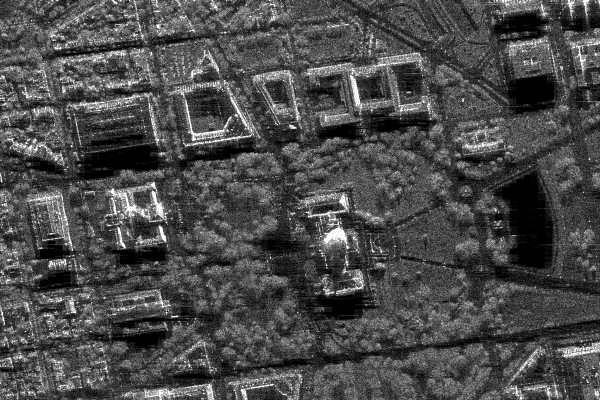
#> input picture lab1/sar_1_gray.jpg, 600 x 400 px
$ python lab1.py
#> lines starting #> are read from the running program, lines starting #| are printed output that depends on the picture
import numpy as np
import cv2
import matplotlib.pyplot as plt

# 1. Загрузите изображение в оттенках серого sar_1_gray.jpg
try:
    image_gray = cv2.imread('sar_1_gray.jpg', cv2.IMREAD_GRAYSCALE)
#> image_gray is the input picture: shape (400, 600); min 0, max 255, mean 74.9
    if image_gray is None:
        raise FileNotFoundError
except:
    print("Файл sar_1_gray.jpg не найден, создаем тестовое изображение")
    # Создаем тестовое изображение с градиентом
    image_gray = np.zeros((256, 256), dtype=np.uint8)
    for i in range(256):
        image_gray[:, i] = i

print(f"Размер изображения: {image_gray.shape}")
#| Размер изображения: (400, 600)
print(f"Диапазон значений: [{image_gray.min()}, {image_gray.max()}]")
#| Диапазон значений: [0, 255]

# 2. Постройте гистограмму
plt.figure(figsize=(15, 10))

# Исходное изображение и его гистограмма
plt.subplot(2, 4, 1)
plt.imshow(image_gray, cmap='gray')
plt.title('Исходное изображение')
plt.axis('off')

plt.subplot(2, 4, 2)
plt.hist(image_gray.ravel(), bins=256, range=[0, 256], alpha=0.7, color='blue')
plt.title('Гистограмма исходного изображения')
plt.xlabel('Интенсивность')
plt.ylabel('Частота')

# 3. Реализуйте алгоритм гамма коррекции с параметром гамма <1, >1
def gamma_correction(image, gamma):
    # Нормализуем изображение в диапазон [0, 1]
    image_normalized = image.astype(np.float32) / 255.0
    # Применяем гамма-коррекцию
    corrected = np.power(image_normalized, gamma)
    # Возвращаем в диапазон [0, 255]
    return (corrected * 255).astype(np.uint8)

# Гамма < 1 (увеличивает яркость)
gamma_low = 0.5
image_gamma_low = gamma_correction(image_gray, gamma_low)

# Гамма > 1 (уменьшает яркость)
gamma_high = 2.0
image_gamma_high = gamma_correction(image_gray, gamma_high)

# Отображение гамма-коррекции
plt.subplot(2, 4, 3)
plt.imshow(image_gamma_low, cmap='gray')
plt.title(f'Гамма-коррекция (γ={gamma_low})')
plt.axis('off')

plt.subplot(2, 4, 4)
plt.hist(image_gamma_low.ravel(), bins=256, range=[0, 256], alpha=0.7, color='green')
plt.title(f'Гистограмма (γ={gamma_low})')
plt.xlabel('Интенсивность')

plt.subplot(2, 4, 5)
plt.imshow(image_gamma_high, cmap='gray')
plt.title(f'Гамма-коррекция (γ={gamma_high})')
plt.axis('off')

plt.subplot(2, 4, 6)
plt.hist(image_gamma_high.ravel(), bins=256, range=[0, 256], alpha=0.7, color='red')
plt.title(f'Гистограмма (γ={gamma_high})')
plt.xlabel('Интенсивность')

plt.tight_layout()
plt.show()
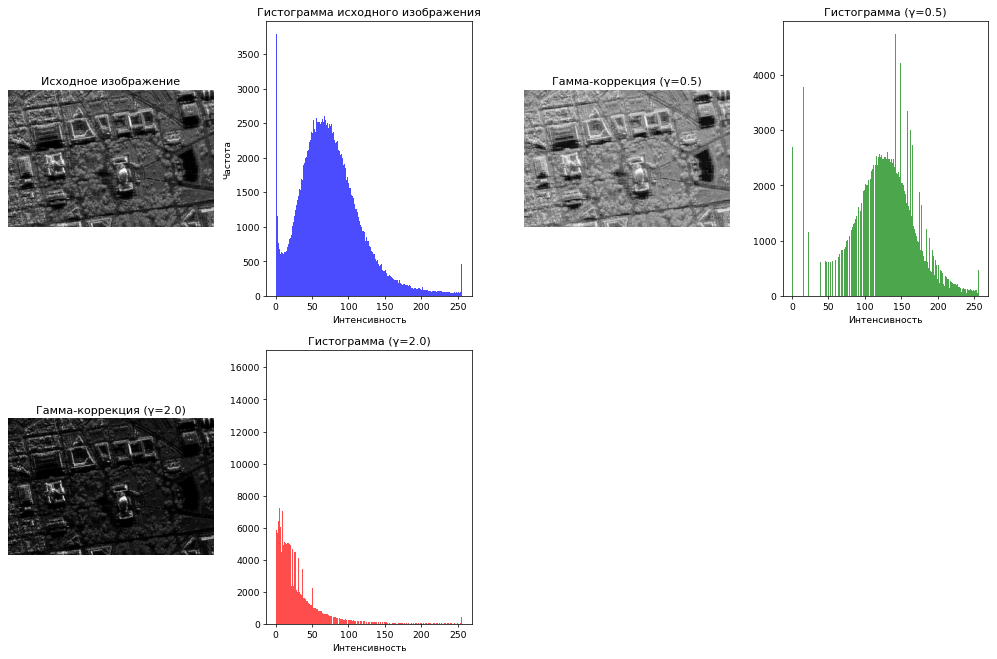
#> figure drawn by matplotlib, 6 panels; panel 2: tallest bar 3786 high, from x = 1 to 2; panel 4: tallest bar 4736 high, from x = 141 to 142; panel 6: tallest bar 16287 high, from x = 0 to 1

# 4. Сравните исходное изображение, скорректированное при помощи гамма-фильтра. MSE, SSIM.
def calculate_mse(img1, img2):
    """Вычисляет Mean Squared Error между двумя изображениями"""
    return np.mean((img1.astype(float) - img2.astype(float)) ** 2)

def calculate_ssim(img1, img2):
    """Упрощенная реализация SSIM (Structural Similarity Index)"""
    # Константы для стабильности
    C1 = (0.01 * 255) ** 2
    C2 = (0.03 * 255) ** 2

    img1 = img1.astype(float)
    img2 = img2.astype(float)

    # Вычисляем средние значения
    mu1 = cv2.GaussianBlur(img1, (11, 11), 1.5)
    mu2 = cv2.GaussianBlur(img2, (11, 11), 1.5)

    # Вычисляем дисперсии и ковариацию
    mu1_sq = mu1 ** 2
    mu2_sq = mu2 ** 2
    mu1_mu2 = mu1 * mu2

    sigma1_sq = cv2.GaussianBlur(img1 ** 2, (11, 11), 1.5) - mu1_sq
    sigma2_sq = cv2.GaussianBlur(img2 ** 2, (11, 11), 1.5) - mu2_sq
    sigma12 = cv2.GaussianBlur(img1 * img2, (11, 11), 1.5) - mu1_mu2

    # Вычисляем SSIM
    numerator = (2 * mu1_mu2 + C1) * (2 * sigma12 + C2)
    denominator = (mu1_sq + mu2_sq + C1) * (sigma1_sq + sigma2_sq + C2)

    ssim_map = numerator / denominator
    return np.mean(ssim_map)

def compare_images(original, corrected, title):
    mse = calculate_mse(original, corrected)
    ssim = calculate_ssim(original, corrected)

    print(f"\n{title}:")
    print(f"MSE: {mse:.4f}")
    print(f"SSIM: {ssim:.4f}")

    return mse, ssim

# Сравнение с гамма < 1
mse_low, ssim_low = compare_images(image_gray, image_gamma_low,
                                  f"Сравнение с γ={gamma_low}")
#> in compare_images, `mse = calculate_mse(original, corrected)`: mse = 3250.4
#> in calculate_ssim, `mu1_mu2 = mu1 * mu2`:
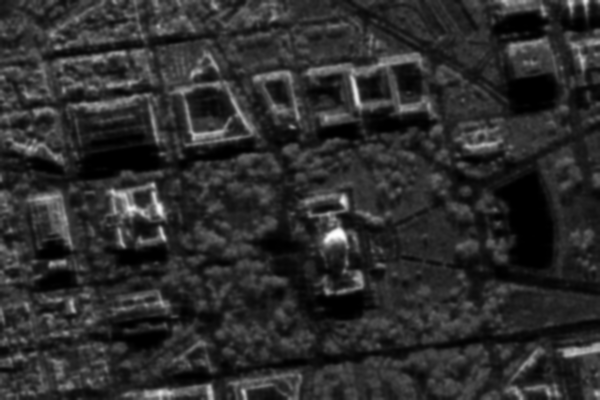
#> mu1_mu2: shape (400, 600) float64; min 0.47, max 61697.5, mean 10929.3; drawn with min black and max white
#> in compare_images, `ssim = calculate_ssim(original, corrected)`: ssim = 0.783
#| MSE: 3250.4291
#| SSIM: 0.7827
#> mse_low = 3250.4; ssim_low = 0.783

# Сравнение с гамма > 1
mse_high, ssim_high = compare_images(image_gray, image_gamma_high,
                                    f"Сравнение с γ={gamma_high}")
#> in calculate_ssim (call 2), `ssim_map = numerator / denominator`:
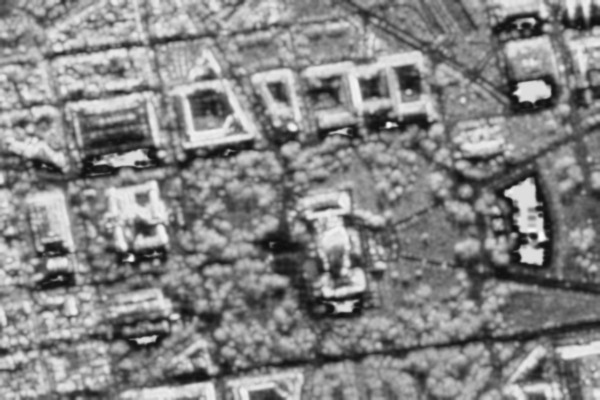
#> ssim_map: shape (400, 600) float64; min 0.0519, max 0.992, mean 0.519
#| MSE: 2383.7636
#| SSIM: 0.5194
#> mse_high = 2383.8; ssim_high = 0.519

# 5. Реализуйте алгоритм статистической цветокоррекции на основе статистики eq_gray
def statistical_color_correction(image, target_mean=None, target_std=None):
    """
    Статистическая цветокоррекция на основе целевых статистик
    """
    # Вычисляем текущие статистики
    current_mean = np.mean(image)
    current_std = np.std(image)

    # Если целевые статистики не заданы, используем равномерное распределение
    if target_mean is None:
        target_mean = 128
    if target_std is None:
        target_std = 64

    # Применяем линейное преобразование
    corrected = (image - current_mean) * (target_std / current_std) + target_mean

    # Обрезаем значения в диапазон [0, 255]
    corrected = np.clip(corrected, 0, 255)

    return corrected.astype(np.uint8)

# Применяем статистическую коррекцию
image_stat_corrected = statistical_color_correction(image_gray)
#> in statistical_color_correction, `current_mean = np.mean(image)`: current_mean = 74.94
#> in statistical_color_correction, `current_std = np.std(image)`: current_std = 43.66
#> in statistical_color_correction, `corrected = np.clip(corrected, 0, 255)`:
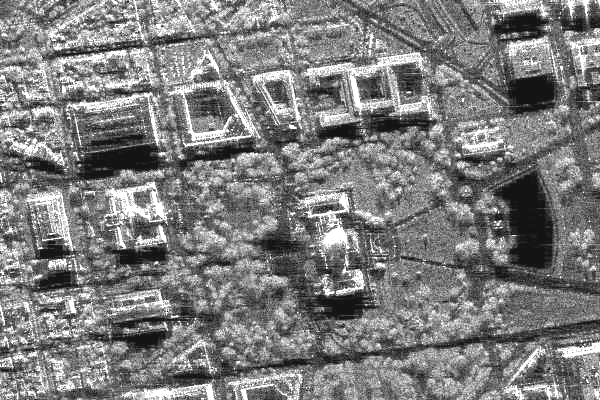
#> corrected: shape (400, 600) float64; min 18.14, max 255, mean 125.8

# Создаем эталонное изображение с равномерной гистограммой
eq_gray = cv2.equalizeHist(image_gray)
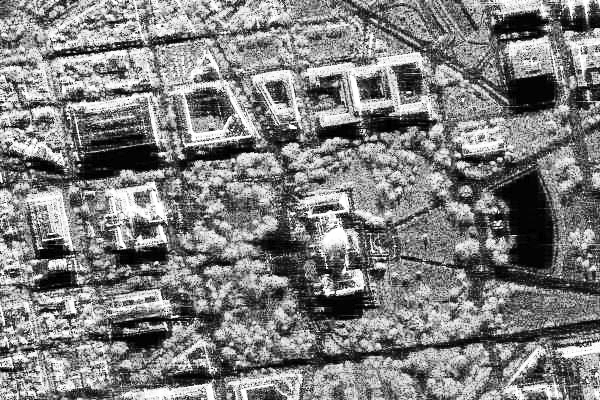
#> eq_gray: shape (400, 600); min 0, max 255, mean 127
image_stat_eq = statistical_color_correction(image_gray,
                                           target_mean=np.mean(eq_gray),
                                           target_std=np.std(eq_gray))

# Отображение статистической коррекции
plt.figure(figsize=(15, 5))

plt.subplot(1, 3, 1)
plt.imshow(image_stat_corrected, cmap='gray')
plt.title('Статистическая коррекция')
plt.axis('off')

plt.subplot(1, 3, 2)
plt.imshow(eq_gray, cmap='gray')
plt.title('Эталон (эквализация)')
plt.axis('off')

plt.subplot(1, 3, 3)
plt.imshow(image_stat_eq, cmap='gray')
plt.title('Коррекция по эталону')
plt.axis('off')

plt.tight_layout()
plt.show()

# Сравнение статистической коррекции
mse_stat, ssim_stat = compare_images(image_gray, image_stat_corrected,
                                   "Статистическая коррекция")
#> in calculate_ssim (call 3), `denominator = (mu1_sq + mu2_sq + C1) * (sigma1_sq + sigma2_sq + C2)`:
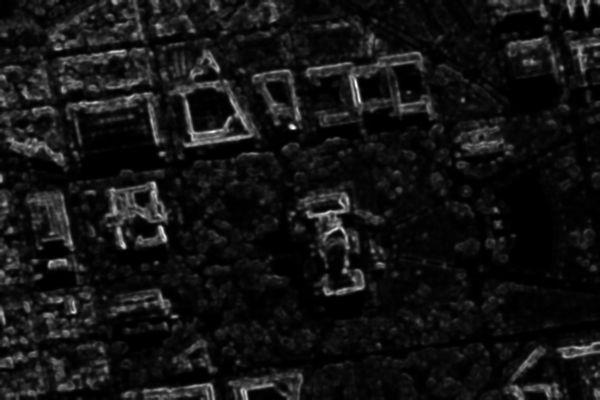
#> denominator: shape (400, 600) float64; min 19906.4, max 857421543.7, mean 68198003.3; drawn with min black and max white
#> in calculate_ssim (call 3), `ssim_map = numerator / denominator`:
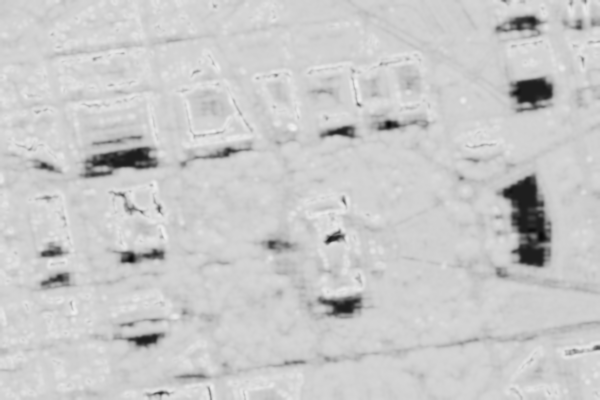
#> ssim_map: shape (400, 600) float64; min 0.0388, max 0.946, mean 0.791
#| MSE: 2843.0517
#| SSIM: 0.7911
#> mse_stat = 2843.1; ssim_stat = 0.791

mse_stat_eq, ssim_stat_eq = compare_images(image_gray, image_stat_eq,
                                         "Коррекция по эталону")
#| MSE: 2946.7009
#| SSIM: 0.7849
#> mse_stat_eq = 2946.7; ssim_stat_eq = 0.785

# 6. Протестируйте работу алгоритмов пороговой фильтрации с различными параметрами
def apply_threshold(image, threshold_type, param1=127, param2=255):
    """
    Применяет различные типы пороговой фильтрации
    """
    if threshold_type == 'binary':
        _, result = cv2.threshold(image, param1, param2, cv2.THRESH_BINARY)
    elif threshold_type == 'binary_inv':
        _, result = cv2.threshold(image, param1, param2, cv2.THRESH_BINARY_INV)
    elif threshold_type == 'trunc':
        _, result = cv2.threshold(image, param1, param2, cv2.THRESH_TRUNC)
    elif threshold_type == 'tozero':
        _, result = cv2.threshold(image, param1, param2, cv2.THRESH_TOZERO)
    elif threshold_type == 'tozero_inv':
        _, result = cv2.threshold(image, param1, param2, cv2.THRESH_TOZERO_INV)
    elif threshold_type == 'otsu':
        _, result = cv2.threshold(image, 0, param2, cv2.THRESH_BINARY + cv2.THRESH_OTSU)
    elif threshold_type == 'adaptive_mean':
        result = cv2.adaptiveThreshold(image, param2, cv2.ADAPTIVE_THRESH_MEAN_C,
                                      cv2.THRESH_BINARY, param1, 2)
    elif threshold_type == 'adaptive_gaussian':
        result = cv2.adaptiveThreshold(image, param2, cv2.ADAPTIVE_THRESH_GAUSSIAN_C,
                                      cv2.THRESH_BINARY, param1, 2)
    else:
        result = image

    return result

# Тестируем различные методы пороговой фильтрации
threshold_methods = [
    ('binary', 'Бинарная', 127),
    ('binary_inv', 'Инверсная бинарная', 127),
    ('trunc', 'Усечение', 127),
    ('tozero', 'К нулю', 127),
    ('tozero_inv', 'Инверсная к нулю', 127),
    ('otsu', 'Оцу', 255),
    ('adaptive_mean', 'Адаптивная (среднее)', 11),
    ('adaptive_gaussian', 'Адаптивная (Гаусс)', 11)
]

# Применяем пороговую фильтрацию и отображаем результаты
plt.figure(figsize=(20, 10))

for i, (method, title, param) in enumerate(threshold_methods):
    thresholded = apply_threshold(image_gray, method, param)

    plt.subplot(2, 4, i+1)
    plt.imshow(thresholded, cmap='gray')
    plt.title(title)
    plt.axis('off')

plt.tight_layout()
plt.show()

# Анализ пороговой фильтрации
print("\n" + "="*50)
print("АНАЛИЗ ПОРОГОВОЙ ФИЛЬТРАЦИИ")
print("="*50)

for method, title, param in threshold_methods:
    thresholded = apply_threshold(image_gray, method, param)

    # Вычисляем процент черных и белых пикселей
    black_pixels = np.sum(thresholded == 0)
    white_pixels = np.sum(thresholded == 255)
    total_pixels = thresholded.size

    print(f"\n{title}:")
    print(f"Черные пиксели: {black_pixels/total_pixels*100:.1f}%")
    print(f"Белые пиксели: {white_pixels/total_pixels*100:.1f}%")
#> this loop made 8 passes
#> (black_pixels, white_pixels) on passes 1 to 8: (215008, 24992), (24992, 215008), (2689, 0), (215008, 460), (27681, 0), (156011, 83989), (126876, 113124), (122221, 117779)
#> (printed output is left out)

# Сводная таблица результатов
print("\n" + "="*50)
print("СВОДНАЯ ТАБЛИЦА РЕЗУЛЬТАТОВ")
print("="*50)

results = [
    ("Исходное изображение", "-", "-"),
    (f"Гамма-коррекция (γ={gamma_low})", f"{mse_low:.4f}", f"{ssim_low:.4f}"),
    (f"Гамма-коррекция (γ={gamma_high})", f"{mse_high:.4f}", f"{ssim_high:.4f}"),
    ("Статистическая коррекция", f"{mse_stat:.4f}", f"{ssim_stat:.4f}"),
    ("Коррекция по эталону", f"{mse_stat_eq:.4f}", f"{ssim_stat_eq:.4f}")
]
#> results = [('Исходное изображение', '-', '-'), ('Гамма-коррекция (γ=0.5)', '3250.4291', '0.7827'), ('Гамма-коррекция (γ=2.0)', '2383.7636', '0.5194'), ('Статистическая коррекция', '2843.0517', '0.7911'), ('Коррекция по эталону', '2946.7009', '0.7849')]

print("\n{:<30} {:<10} {:<10}".format("Метод", "MSE", "SSIM"))
print("-" * 50)
for method, mse, ssim in results:
    print("{:<30} {:<10} {:<10}".format(method, mse, ssim))
#> this loop made 5 passes
#> (method, mse, ssim) on passes 1 to 5: ('Исходное изображение', '-', '-'), ('Гамма-коррекция (γ=0.5)', '3250.4291', '0.7827'), ('Гамма-коррекция (γ=2.0)', '2383.7636', '0.5194'), ('Статистическая коррекция', '2843.0517', '0.7911'), ('Коррекция по эталону', '2946.7009', '0.7849')
#| Исходное изображение           -          -
#| Гамма-коррекция (γ=0.5)        3250.4291  0.7827
#| Гамма-коррекция (γ=2.0)        2383.7636  0.5194
#| Статистическая коррекция       2843.0517  0.7911
#| Коррекция по эталону           2946.7009  0.7849

# Дополнительная визуализация гистограмм всех методов
plt.figure(figsize=(15, 10))

images = [
    (image_gray, 'Исходное'),
    (image_gamma_low, f'Гамма γ={gamma_low}'),
    (image_gamma_high, f'Гамма γ={gamma_high}'),
    (image_stat_corrected, 'Стат. коррекция'),
    (eq_gray, 'Эквализация'),
    (image_stat_eq, 'Коррекция по эталону')
]

for i, (img, title) in enumerate(images):
    plt.subplot(2, 3, i+1)
    plt.hist(img.ravel(), bins=256, range=[0, 256], alpha=0.7)
    plt.title(title)
    plt.xlabel('Интенсивность')
    plt.ylabel('Частота')
#> this loop made 6 passes

plt.tight_layout()
plt.show()

print("\nЗадание выполнено успешно!")
